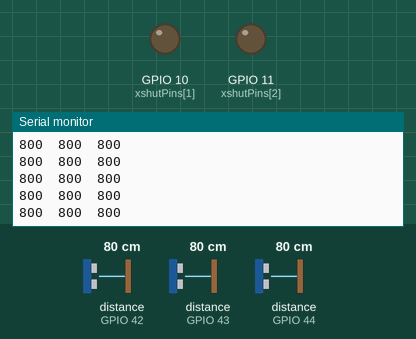
This sketch was run on a simulated ESP32. Parts: output pins drawn as LEDs (lit = HIGH), the last lines printed to the serial monitor. The inputs (shaded band) are chosen by the test bench; at power-on: distance to the obstacle (sensors on GPIO 42, GPIO 43, GPIO 44) 80 cm.

Above: at 1.2 s.
1.3 s: distance to the obstacle (sensor on GPIO 42) set to 2 cm
At 1.36 s:
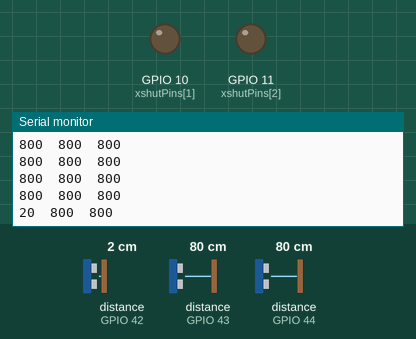
4.3 s: distance to the obstacle (sensor on GPIO 43) set to 2 cm
At 4.35 s:
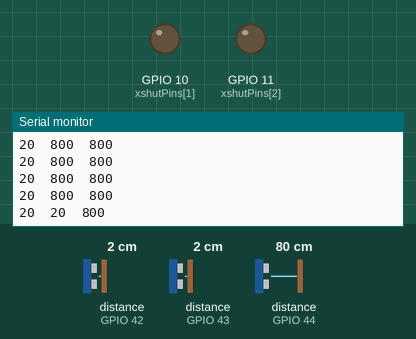
5.8 s: distance to the obstacle (sensor on GPIO 44) set to 2 cm
At 5.84 s:
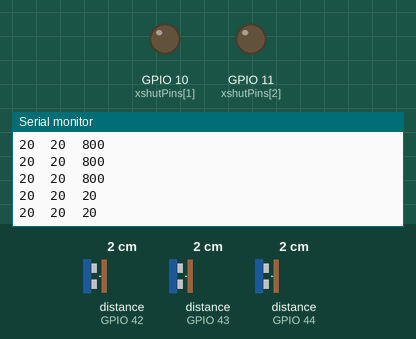
7.3 s: distance to the obstacle (sensor on GPIO 42) set to 4 cm
At 7.34 s:
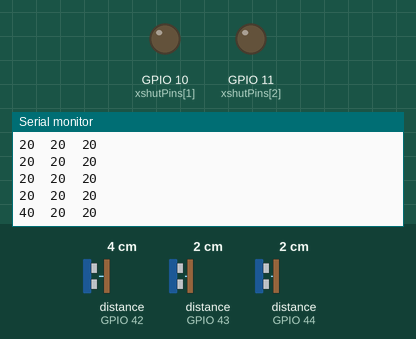
8.8 s: distance to the obstacle (sensor on GPIO 43) set to 4 cm
At 8.83 s:
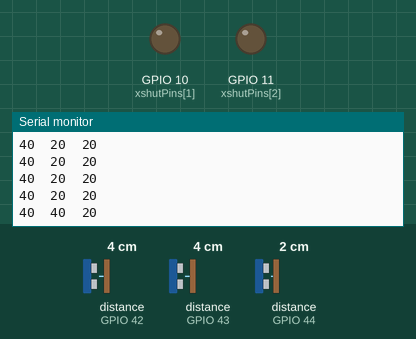
10.3 s: distance to the obstacle (sensor on GPIO 44) set to 4 cm
At 10.32 s:
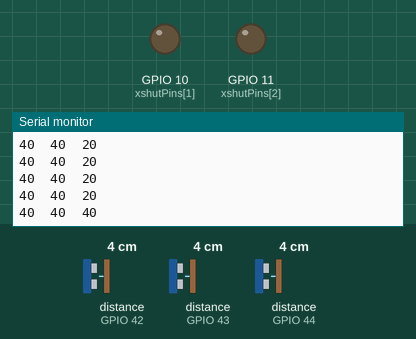
Timing chart, 0 to 12.8 s (numbered marks = the images above; inputs shaded):
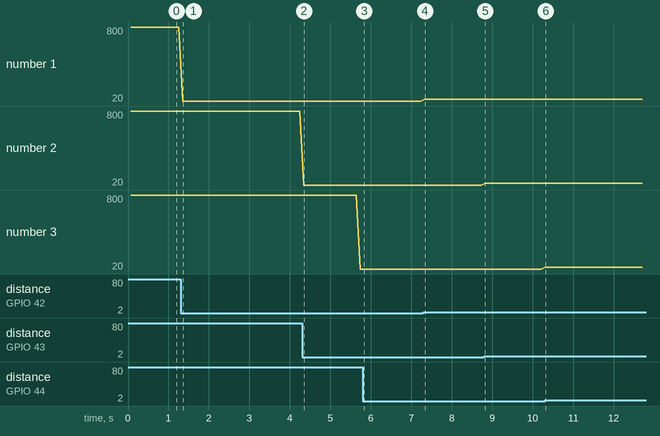

Measured:
- after the input at 1.3 s, the serial monitor: prints a new line after 0.06 s (image 1)
- after the input at 4.3 s, the serial monitor: prints a new line at once (image 2)
- after the input at 5.8 s, the serial monitor: prints a new line at once (image 3)
- after the input at 7.3 s, the serial monitor: prints a new line at once (image 4)
- after the input at 8.8 s, the serial monitor: prints a new line at once (image 5)
- after the input at 10.3 s, the serial monitor: prints a new line at once (image 6)
- plotted number 1: 800 → 20 after the input at 1.3 s, 20 → 40 after the input at 7.3 s

The sketch:

GDroidSensorTest.ino
```cpp
/* This example shows how to use continuous mode to take
range measurements with the VL53L0X. It is based on
vl53l0x_ContinuousRanging_Example.c from the VL53L0X API.

The range readings are in units of mm. */

#include <Wire.h>
#include <VL53L0X.h>

const int sensorNr = 3;

int xshutPins[] = {2, 10, 11};

VL53L0X sensors[sensorNr];

void setup()
{
  Serial.begin(19200);
  Wire.begin(6, 7);
  for (int i = 0; i < sensorNr; i++) {
    pinMode(xshutPins[i], OUTPUT);
    digitalWrite(xshutPins[i], LOW);
  }

  for (int i = 0; i < sensorNr; i++) {
    pinMode(xshutPins[i], INPUT);
    delay(10);

    sensors[i].setTimeout(500);
    if (!sensors[i].init())
    {
      Serial.println("Failed to detect and initialize sensor!");
      while (1) {}
    }
    sensors[i].setAddress(0x2A + i);
    sensors[i].startContinuous();
  }
}

void loop()
{
  for (int i = 0; i < sensorNr; i++) {
    Serial.print(sensors[i].readRangeContinuousMillimeters());
    Serial.print('\t');
    if (sensors[i].timeoutOccurred()) { Serial.print(" TIMEOUT"); }
  }
  Serial.println();
}
```
